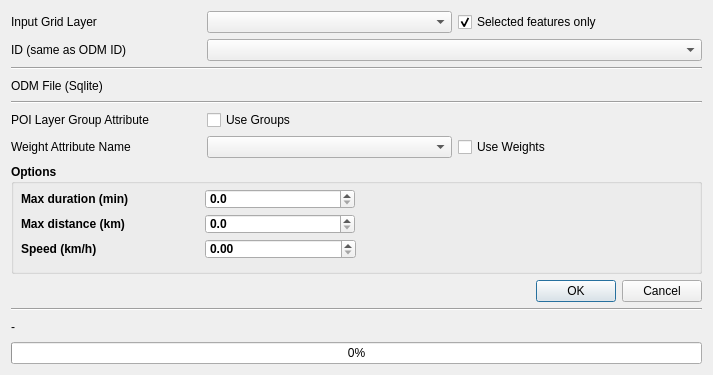
<?xml version="1.0" encoding="UTF-8"?>
<ui version="4.0">
 <class>ODMReachDialog</class>
 <widget class="QDialog" name="ODMReachDialog">
  <property name="geometry">
   <rect>
    <x>0</x>
    <y>0</y>
    <width>713</width>
    <height>375</height>
   </rect>
  </property>
  <property name="windowTitle">
   <string>ODM Reach</string>
  </property>
  <layout class="QVBoxLayout" name="verticalLayout">
   <item>
    <layout class="QHBoxLayout" name="horizontalLayout_layer">
     <item>
      <widget class="QLabel" name="label">
       <property name="minimumSize">
        <size>
         <width>190</width>
         <height>0</height>
        </size>
       </property>
       <property name="maximumSize">
        <size>
         <width>190</width>
         <height>16777215</height>
        </size>
       </property>
       <property name="text">
        <string>Input Grid Layer</string>
       </property>
      </widget>
     </item>
     <item>
      <widget class="QgsMapLayerComboBox" name="inputLayer"/>
     </item>
     <item>
      <widget class="QCheckBox" name="onlySelectedFeatures">
       <property name="text">
        <string>Selected features only</string>
       </property>
       <property name="checked">
        <bool>true</bool>
       </property>
      </widget>
     </item>
    </layout>
   </item>
   <item>
    <layout class="QHBoxLayout" name="horizontalLayout_id">
     <item>
      <widget class="QLabel" name="label_3">
       <property name="minimumSize">
        <size>
         <width>190</width>
         <height>0</height>
        </size>
       </property>
       <property name="maximumSize">
        <size>
         <width>190</width>
         <height>16777215</height>
        </size>
       </property>
       <property name="text">
        <string>ID (same as ODM ID)</string>
       </property>
      </widget>
     </item>
     <item>
      <widget class="QgsFieldComboBox" name="idSelector"/>
     </item>
    </layout>
   </item>
   <item>
    <widget class="Line" name="line_2">
     <property name="orientation">
      <enum>Qt::Horizontal</enum>
     </property>
    </widget>
   </item>
   <item>
    <layout class="QHBoxLayout" name="horizontalLayout_odm">
     <item>
      <widget class="QLabel" name="label_2">
       <property name="minimumSize">
        <size>
         <width>190</width>
         <height>0</height>
        </size>
       </property>
       <property name="maximumSize">
        <size>
         <width>190</width>
         <height>16777215</height>
        </size>
       </property>
       <property name="text">
        <string>ODM File (Sqlite)</string>
       </property>
      </widget>
     </item>
     <item>
      <widget class="QgsFileWidget" name="fileSelector"/>
     </item>
    </layout>
   </item>
   <item>
    <widget class="Line" name="line">
     <property name="orientation">
      <enum>Qt::Horizontal</enum>
     </property>
    </widget>
   </item>
   <item>
    <layout class="QHBoxLayout" name="horizontalLayout_poigroups">
     <item>
      <widget class="QLabel" name="label_poigroups">
       <property name="minimumSize">
        <size>
         <width>190</width>
         <height>0</height>
        </size>
       </property>
       <property name="maximumSize">
        <size>
         <width>190</width>
         <height>16777215</height>
        </size>
       </property>
       <property name="text">
        <string>POI Layer Group Attribute</string>
       </property>
      </widget>
     </item>
     <item>
      <widget class="QCheckBox" name="checkBox_UseGroups">
       <property name="text">
        <string>Use Groups</string>
       </property>
       <property name="checked">
        <bool>false</bool>
       </property>
      </widget>
     </item>
     <item>
      <spacer name="horizontalSpacer_groups">
       <property name="orientation">
        <enum>Qt::Horizontal</enum>
       </property>
       <property name="sizeHint" stdset="0">
        <size>
         <width>40</width>
         <height>20</height>
        </size>
       </property>
      </spacer>
     </item>
    </layout>
   </item>
   <item>
    <layout class="QHBoxLayout" name="horizontalLayout_poiweights">
     <item>
      <widget class="QLabel" name="label_poiweights">
       <property name="minimumSize">
        <size>
         <width>190</width>
         <height>0</height>
        </size>
       </property>
       <property name="maximumSize">
        <size>
         <width>190</width>
         <height>16777215</height>
        </size>
       </property>
       <property name="text">
        <string>Weight Attribute Name</string>
       </property>
      </widget>
     </item>
     <item>
      <widget class="QgsFieldComboBox" name="weightAttributeSelector"/>
     </item>
     <item>
      <widget class="QCheckBox" name="checkBox_UseWeights">
       <property name="text">
        <string>Use Weights</string>
       </property>
       <property name="checked">
        <bool>false</bool>
       </property>
      </widget>
     </item>
    </layout>
   </item>
   <item>
    <widget class="QgsCollapsibleGroupBox" name="mGroupBox_2">
     <property name="sizePolicy">
      <sizepolicy hsizetype="Preferred" vsizetype="Minimum">
       <horstretch>0</horstretch>
       <verstretch>0</verstretch>
      </sizepolicy>
     </property>
     <property name="minimumSize">
      <size>
       <width>0</width>
       <height>110</height>
      </size>
     </property>
     <property name="font">
      <font>
       <weight>75</weight>
       <bold>true</bold>
      </font>
     </property>
     <property name="title">
      <string>Options</string>
     </property>
     <widget class="QLabel" name="label_5">
      <property name="geometry">
       <rect>
        <x>10</x>
        <y>20</y>
        <width>184</width>
        <height>30</height>
       </rect>
      </property>
      <property name="text">
       <string>Max duration (min)</string>
      </property>
     </widget>
     <widget class="QgsDoubleSpinBox" name="MaxDurationDial">
      <property name="geometry">
       <rect>
        <x>194</x>
        <y>25</y>
        <width>150</width>
        <height>20</height>
       </rect>
      </property>
      <property name="decimals">
       <number>1</number>
      </property>
      <property name="maximum">
       <double>1440.000000000000000</double>
      </property>
     </widget>
     <widget class="QLabel" name="label_6">
      <property name="geometry">
       <rect>
        <x>10</x>
        <y>70</y>
        <width>184</width>
        <height>30</height>
       </rect>
      </property>
      <property name="text">
       <string>Speed (km/h)</string>
      </property>
     </widget>
     <widget class="QgsDoubleSpinBox" name="speedDial">
      <property name="geometry">
       <rect>
        <x>194</x>
        <y>75</y>
        <width>151</width>
        <height>20</height>
       </rect>
      </property>
      <property name="maximum">
       <double>100.000000000000000</double>
      </property>
      <property name="singleStep">
       <double>0.100000000000000</double>
      </property>
     </widget>
     <widget class="QLabel" name="label_7">
      <property name="geometry">
       <rect>
        <x>10</x>
        <y>45</y>
        <width>184</width>
        <height>30</height>
       </rect>
      </property>
      <property name="text">
       <string>Max distance (km)</string>
      </property>
     </widget>
     <widget class="QgsDoubleSpinBox" name="MaxDistanceDial">
      <property name="geometry">
       <rect>
        <x>194</x>
        <y>50</y>
        <width>150</width>
        <height>20</height>
       </rect>
      </property>
      <property name="decimals">
       <number>1</number>
      </property>
      <property name="maximum">
       <double>1000.000000000000000</double>
      </property>
     </widget>
    </widget>
   </item>
   <item>
    <widget class="QDialogButtonBox" name="buttonBox">
     <property name="orientation">
      <enum>Qt::Horizontal</enum>
     </property>
     <property name="standardButtons">
      <set>QDialogButtonBox::Cancel|QDialogButtonBox::Ok</set>
     </property>
    </widget>
   </item>
   <item>
    <widget class="Line" name="line_4">
     <property name="orientation">
      <enum>Qt::Horizontal</enum>
     </property>
    </widget>
   </item>
   <item>
    <widget class="QLabel" name="labelCurrentStatus">
     <property name="text">
      <string>-</string>
     </property>
    </widget>
   </item>
   <item>
    <widget class="QProgressBar" name="progressBar">
     <property name="value">
      <number>0</number>
     </property>
     <property name="format">
      <string>%p%</string>
     </property>
    </widget>
   </item>
  </layout>
 </widget>
 <customwidgets>
  <customwidget>
   <class>QgsCollapsibleGroupBox</class>
   <extends>QGroupBox</extends>
   <header>qgscollapsiblegroupbox.h</header>
   <container>1</container>
  </customwidget>
  <customwidget>
   <class>QgsDoubleSpinBox</class>
   <extends>QDoubleSpinBox</extends>
   <header>qgsdoublespinbox.h</header>
  </customwidget>
  <customwidget>
   <class>QgsFieldComboBox</class>
   <extends>QComboBox</extends>
   <header>qgsfieldcombobox.h</header>
  </customwidget>
  <customwidget>
   <class>QgsFileWidget</class>
   <extends>QWidget</extends>
   <header>qgsfilewidget.h</header>
  </customwidget>
  <customwidget>
   <class>QgsMapLayerComboBox</class>
   <extends>QComboBox</extends>
   <header>qgsmaplayercombobox.h</header>
  </customwidget>
 </customwidgets>
 <resources/>
 <connections/>
</ui>
